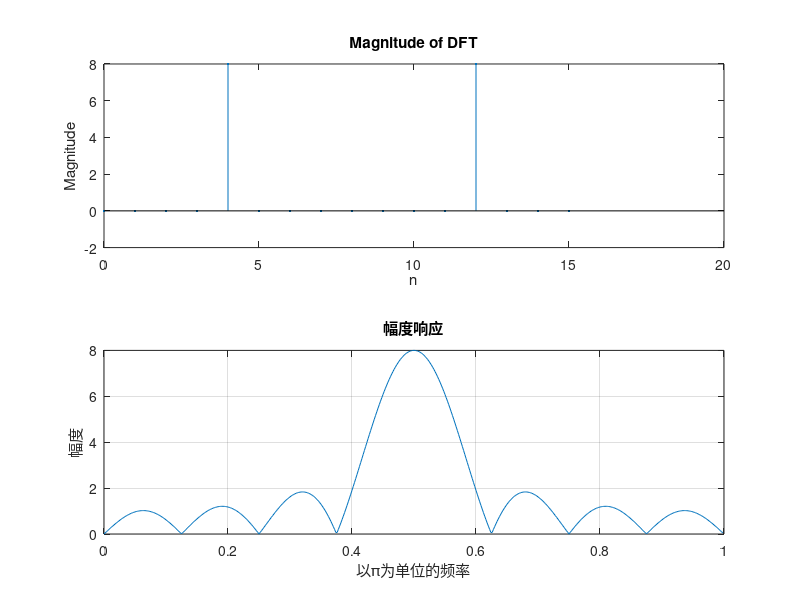

MATLAB code for this plot:
n=0:15;x=cos(pi*n*0.5);
X=fft(x);
subplot(2,1,1);
stem(n,X,'.');
title('Magnitude of DFT')
xlabel('n'); ylabel('Magnitude')
%circulating DTFT
k=0:499;
w = pi/500*k;
X1=x*(exp(-1i*pi/500)).^(n'*k);
magX=abs(X1);
subplot(2,1,2);
plot(w/pi,magX);title('幅度响应');grid;
ylabel('幅度');xlabel('以\pi为单位的频率');
